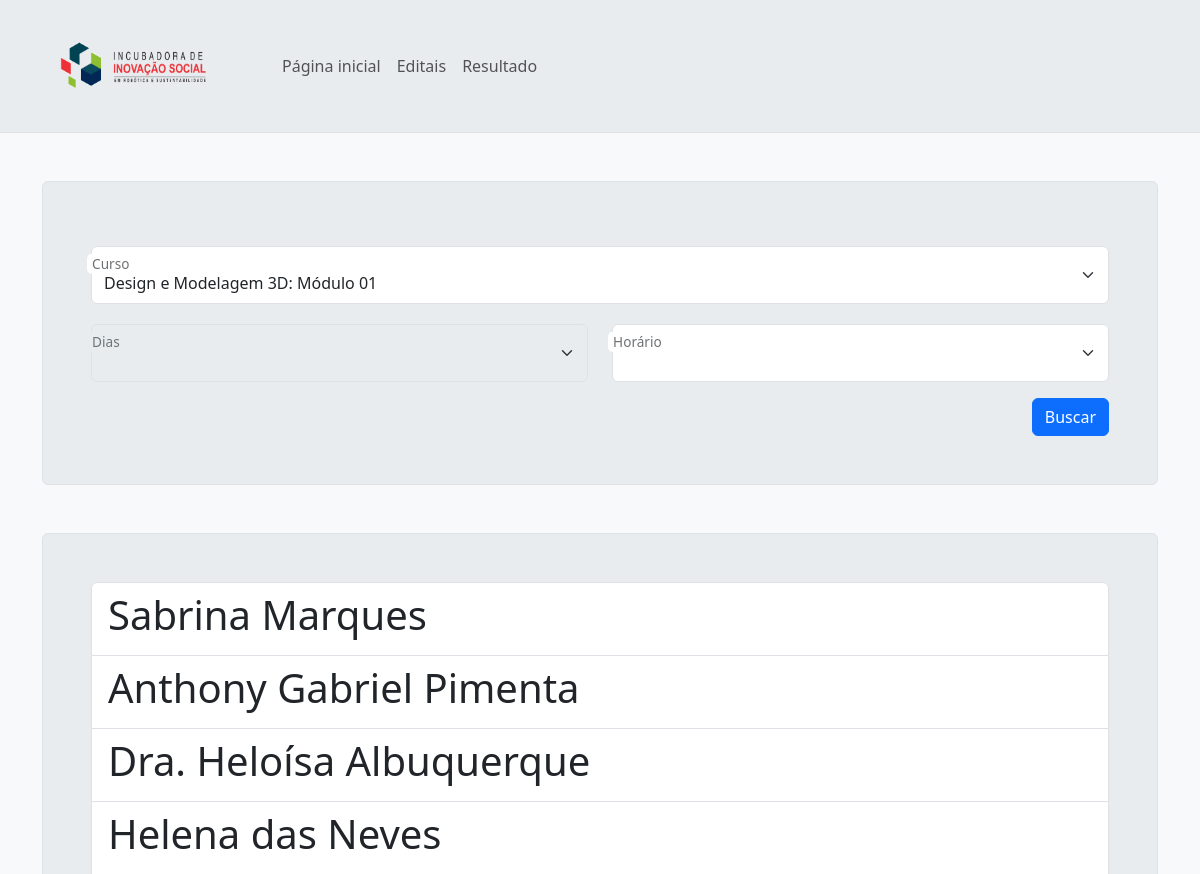
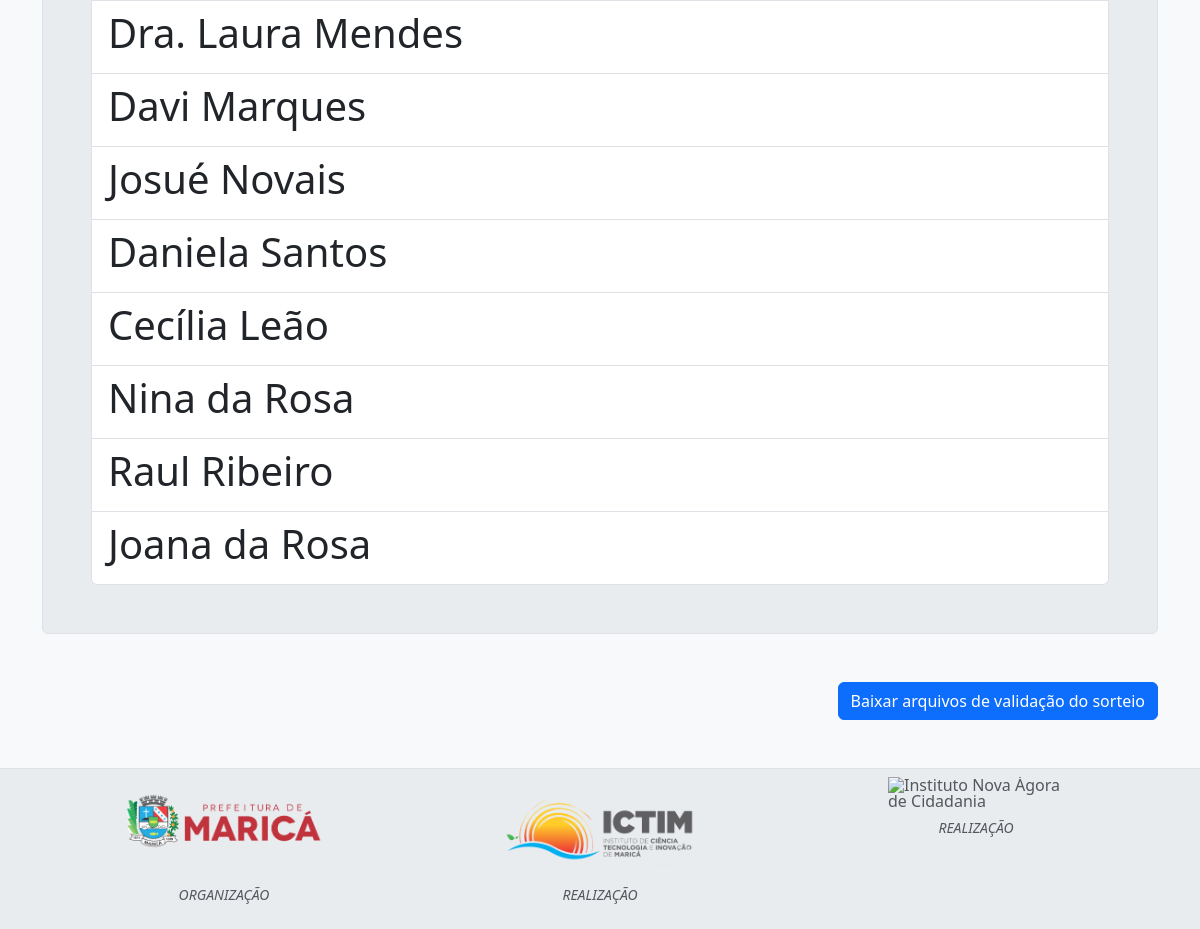
Screenshot of /resultado/40/ with the database file from the repository (2 pictures, top to bottom).
### database/models.py (models this page shows)
class Inscrito(models.Model):
    nome = models.CharField(max_length=100)
    nome_pesquisa = models.CharField(max_length=100)
    nome_social = models.CharField(max_length=100, null=True, default=None, blank=True)
    nome_social_pesquisa = models.CharField(max_length=100, null=True, default=None, blank=True)
    nascimento = models.DateField()
    cpf = models.CharField(max_length=14, unique=True)
    rg = models.CharField(max_length=14, null=True, default=None, blank=True)
    data_emissao = models.DateField(null=True, default=None, blank=True)
    orgao_emissor = models.CharField(max_length=100, null=True, default=None, blank=True)
    uf_emissao = models.CharField(max_length=2, null=True, default=None, blank=True)
    filiacao = models.CharField(max_length=100)
    escolaridade = models.IntegerField()
    email = models.EmailField(null=True, default=None, blank=True)
    telefone = models.CharField(max_length=14, null=True, default=None, blank=True)
    celular = models.CharField(max_length=16, null=True, default=None, blank=True)
    cep = models.CharField(max_length=10)
    rua = models.CharField(max_length=100)
    numero = models.CharField(max_length=10)
    complemento = models.CharField(max_length=100, null=True, default=None, blank=True)
    bairro = models.CharField(max_length=100)
    cidade = models.CharField(max_length=100)
    uf = models.CharField(max_length=2)
    pcd = models.BooleanField(default=False)
    ps = models.BooleanField(default=False)
    ja_sorteado = models.BooleanField(default=False)
    id_turma = models.ForeignKey(Turma, on_delete=models.CASCADE)

### externo/views.py (the view)
# urls.py: path('resultado/<int:id_turma>/', resultado_id, name='resultado_id'),
def resultado_id(request, id_turma):
    agora = timezone.now()
    controle = Controle.objects.first()
    sorteio = timezone.localtime(controle.sorteio_data) # type: ignore
    if agora < sorteio:
        return render(request, 'antes_resultado.html', {'data': sorteio})
    cursos = Turma.objects.values_list('curso', flat=True).distinct()
    turma = get_object_or_404(Turma, id=id_turma)
    sorteados = Inscrito.objects.filter(Q(id_turma=turma) & Q(ja_sorteado=True))
    busca = {
        'curso': turma.curso,
        'dias': turma.dias,
        'horario': turma.horario()
    }
    if len(sorteados) == 0:
        sorteados = -1
    return render(request, 'resultado.html', {'cursos': cursos, 'sorteados': sorteados, 'busca': json.dumps(busca)})

### database/models.py (called while the page is built)
    def horario(self):
        return f'{self.horario_entrada.strftime("%H:%M")} - {self.horario_saida.strftime("%H:%M")}'

### templates/resultado.html (shortened to what this page needs)
{% load static %}
<!DOCTYPE html>
<html lang="pt-br">
<head>
    <link href="https://cdn.jsdelivr.net/npm/bootstrap@5.3.3/dist/css/bootstrap.min.css" rel="stylesheet">
    <link rel="stylesheet" href="{% static 'css/posicao_footer.css' %}">
</head>
<body class="bg-body-tertiary">
    <nav class="navbar navbar-expand-sm bg-body-secondary text-body-secondary border-bottom" aria-label="Tenth navbar example">
        <div class="container-fluid">
            <a class="navbar-brand" href="{% url 'home' %}">
                <img class="bi mx-5" width="150" src="{% static 'img/Incubadora.png' %}" alt="Incubadora de Inovação Social em Robótica e Sustentabilidade">
            </a>
            <div class="collapse navbar-collapse" id="navbarsExample08">
                <ul class="navbar-nav">
                    <li class="nav-item">
                        <a class="nav-link" href="{% url 'home' %}">Página inicial</a>
                    </li>
                    <li class="nav-item">
                        <a class="nav-link" href="{% url 'editais' %}">Editais</a>
                    </li>
                    <li class="nav-item">
                        <a class="nav-link" href="{% url 'resultado' %}">Resultado</a>
                    </li>
                </ul>
            </div>
        </div>
    </nav>
    <div class="container my-5">
        <div class="p-5 mb-5 border bg-body-secondary text-body-secondary rounded">
            <div class="row">
                <div class="col-sm mt-3 form-floating">
                    <select class="form-select" id="curso" onchange="habilitar_dias(this)">
                        {% if cursos %}
                            {% for curso in cursos %}
                                <option value="{{ curso }}">{{ curso }}</option>
                            {% endfor %}
                        {% endif %}
                    </select>
                    <label for="curso">Curso</label>
                </div>
            </div>
            <div class="row">
                <div class="col-sm mt-3 form-floating">
                    <select class="form-select" id="dias" disabled onchange="habilitar_horarios(this)">
                        <option selected disabled hidden></option>
                    </select>
                    <label for="dias">Dias</label>
                </div>
                <div class="col-sm mt-3 form-floating">
                    <select class="form-select" id="horario" disabled onchange="set_horario(this)">
                        <option selected disabled hidden></option>
                    </select>
                    <label for="horario">Horário</label>
                </div>
            </div>
            <div class="row d-flex">
                <div class="col d-flex justify-content-end mt-3">
                    <button type="button" class="btn btn-primary" onclick="buscar();">Buscar</button>
                </div>
            </div>
        </div>
        {% if sorteados %}
            <div class="p-5 mb-5 border bg-body-secondary text-body-secondary rounded">
                {% if sorteados == -1  %}
                    <h2>Não houveram inscritos para esta turma.</h2>
                {% else %}
                    <ul class="justify-content-center list-group" id="resultado_pesquisa">
                        {% for sorteado in sorteados %}
                            <li class="list-group-item">
                                {% if sorteado.nome_social %}
                                    <h1>{{ sorteado.nome_social }}</h1>
                                {% else %}
                                    <h1>{{ sorteado.nome }}</h1>
                                {% endif %}
                            </li>
                        {% endfor %}
                    </ul>
                {% endif %}
            </div>
            <a href="{% url 'download_validadores' %}" class="btn btn-primary float-end">Baixar arquivos de validação do sorteio</a>
        {% endif %}
    </div>
    <footer class="border-top bg-body-secondary text-body-secondary px-5 py-2" id="footer">
        <div class="row">
            <div class="col-sm-4">
                <figure class="figure start-0 translate-middle-x">
                    <img class="figure-img" width="200" src="{% static 'img/Marica.png' %}" alt="Prefeitura de Maricá">
                    <figcaption class="figure-caption text-center"><i>ORGANIZAÇÃO</i></figcaption>
                </figure>
            </div>
            <div class="col-sm-4">
                <figure class="figure start-0 translate-middle-x">
                    <img class="figure-img" width="200" src="{% static 'img/ICTIM.png' %}" alt="Instituto de Ciência Tecnologia e Inovação de Maricá">
                    <figcaption class="figure-caption text-center"><i>REALIZAÇÃO</i></figcaption>
                </figure>
            </div>
            <div class="col-sm-4">
                <figure class="figure start-0 translate-middle-x">
                    <img class="figure-img" width="200" src="{% static 'img/Inac.png' %}" alt="Instituto Nova Ágora de Cidadania">
                    <figcaption class="figure-caption text-center"><i>REALIZAÇÃO</i></figcaption>
                </figure>
            </div>
        </div>
    </footer>
</body>
</html>

### static/css/posicao_footer.css (style rules this page uses)
html, body { height: 100%; margin: 0; display: flex; flex-direction: column; }
.container { flex: 1; }
.figure { margin-left: 50%; }

### rows the page displays
Inscrito: nome_social "Sabrina Marques"
Inscrito: nome_social "Anthony Gabriel Pimenta"
Inscrito: nome "Dra. Heloísa Albuquerque"
Inscrito: nome "Helena das Neves"
Inscrito: nome "Dra. Laura Mendes"
Inscrito: nome "Davi Marques"
Inscrito: nome "Josué Novais"
Inscrito: nome "Daniela Santos"
Inscrito: nome_social "Cecília Leão"
Inscrito: nome "Nina da Rosa"
Inscrito: nome "Raul Ribeiro"
Inscrito: nome "Joana da Rosa"

### other values shown
form field value "Design e Modelagem 3D: Módulo 01"
